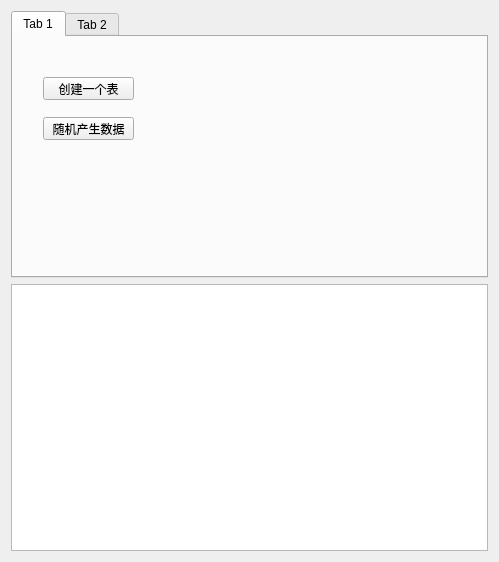
<?xml version="1.0" encoding="UTF-8"?>
<ui version="4.0">
 <class>Widget</class>
 <widget class="QWidget" name="Widget">
  <property name="geometry">
   <rect>
    <x>0</x>
    <y>0</y>
    <width>499</width>
    <height>562</height>
   </rect>
  </property>
  <property name="windowTitle">
   <string>Widget</string>
  </property>
  <layout class="QGridLayout" name="gridLayout">
   <item row="0" column="0">
    <layout class="QVBoxLayout" name="verticalLayout">
     <item>
      <widget class="QTabWidget" name="tabWidget">
       <property name="currentIndex">
        <number>0</number>
       </property>
       <widget class="QWidget" name="tab">
        <attribute name="title">
         <string>Tab 1</string>
        </attribute>
        <widget class="QPushButton" name="btncreteTbl">
         <property name="geometry">
          <rect>
           <x>30</x>
           <y>40</y>
           <width>91</width>
           <height>23</height>
          </rect>
         </property>
         <property name="text">
          <string>创建一个表</string>
         </property>
        </widget>
        <widget class="QPushButton" name="btnCreateData">
         <property name="geometry">
          <rect>
           <x>30</x>
           <y>80</y>
           <width>91</width>
           <height>23</height>
          </rect>
         </property>
         <property name="text">
          <string>随机产生数据</string>
         </property>
        </widget>
       </widget>
       <widget class="QWidget" name="tab_2">
        <attribute name="title">
         <string>Tab 2</string>
        </attribute>
       </widget>
      </widget>
     </item>
     <item>
      <widget class="QTableWidget" name="tableWidget"/>
     </item>
    </layout>
   </item>
  </layout>
 </widget>
 <layoutdefault spacing="6" margin="11"/>
 <resources/>
 <connections/>
</ui>
